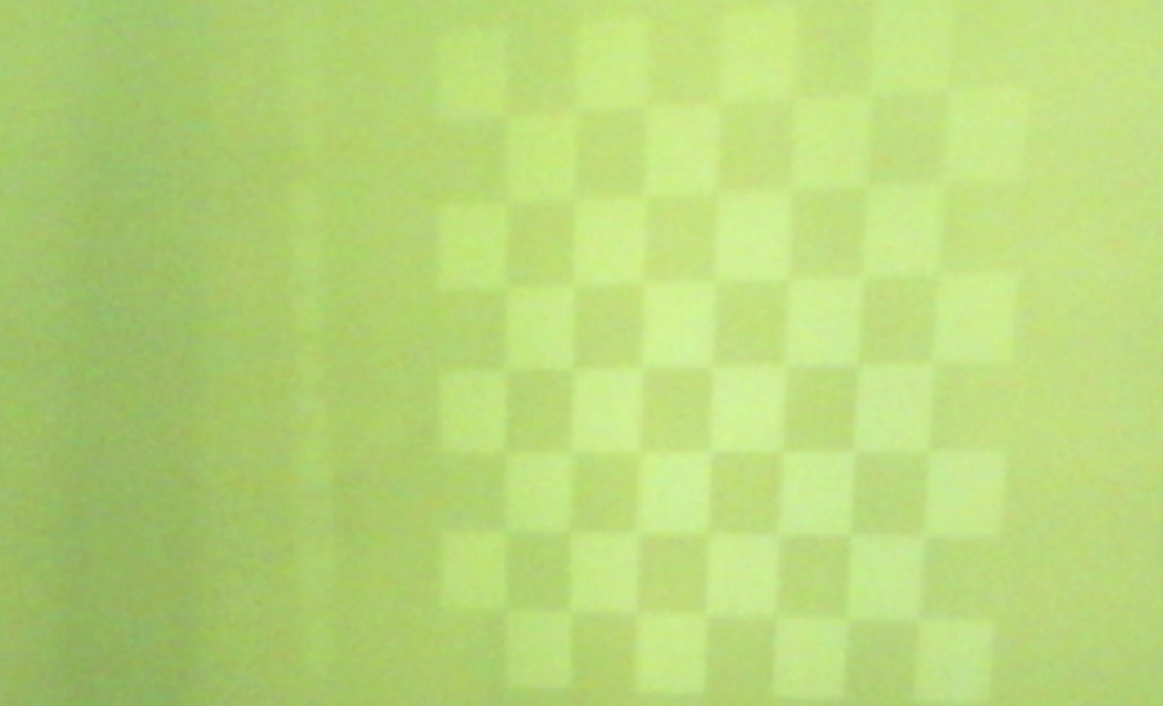
#> input picture data/ghosty_chess.png, 1163 x 706 px
$ python simple_correspond.py
#> lines starting #> are read from the running program, lines starting #| are printed output that depends on the picture; after the words box and inside, x2 and y2 are one past the last pixel; in counts of white or black regions, pixels touching at a corner belong together
import numpy as np
import cv2
import matplotlib.pyplot as plt

def nothing():
    pass

img1 = cv2.imread('./data/ghosty_chess.png',0)
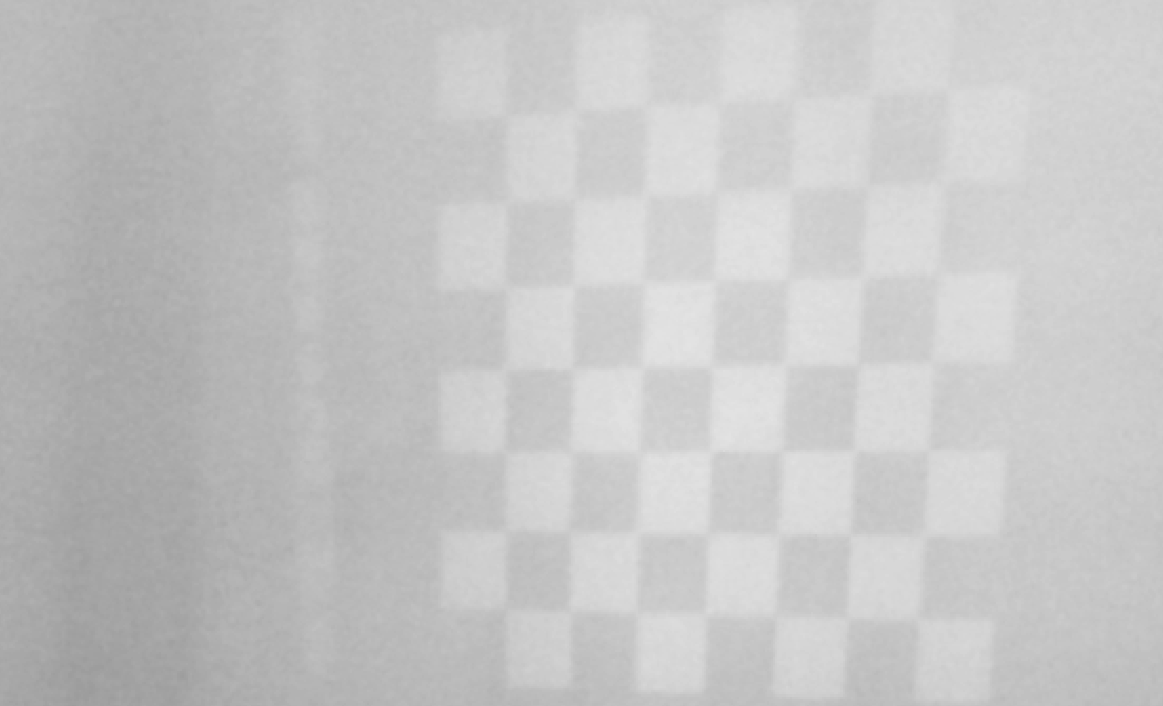
#> img1: shape (706, 1163); min 155, max 227, mean 197.1
img2 = cv2.imread('./data/chessboard.png',0)
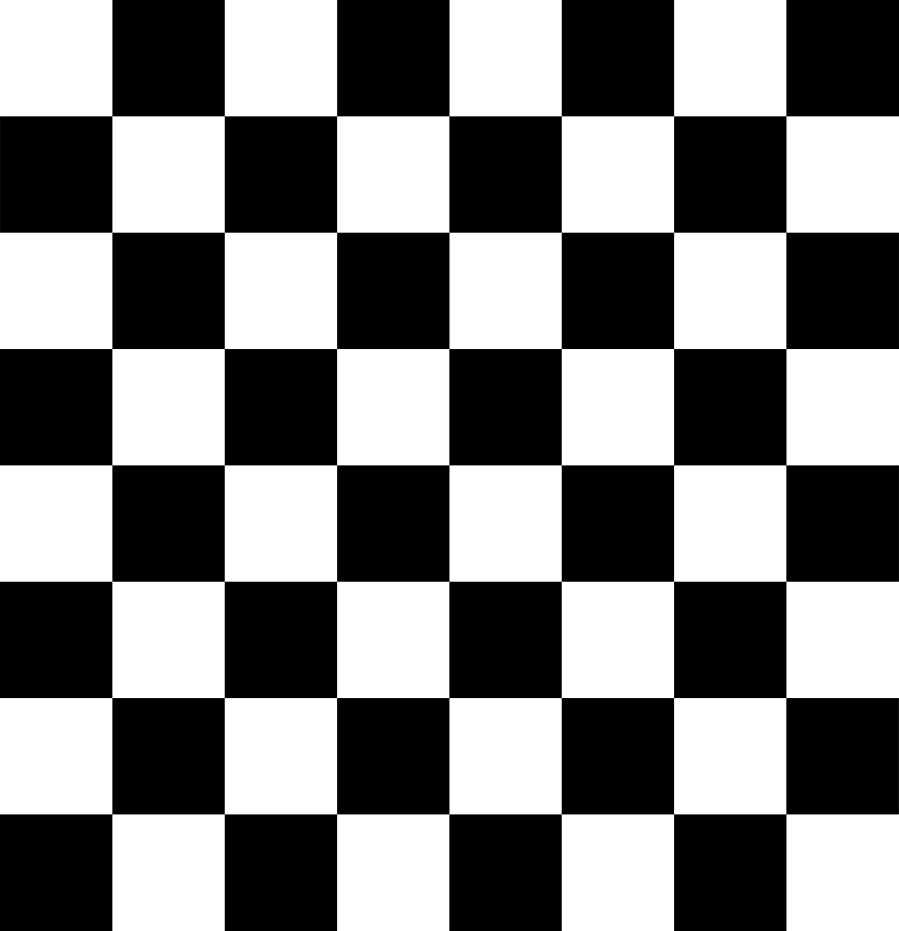
#> input picture data/chessboard.png, 3595 x 3723 px (shown at 1/4 size)
#> img2 is the input picture: shape (3723, 3595); min 0, max 255, mean 127.5

img2 = cv2.resize(img2, (400, 400) )
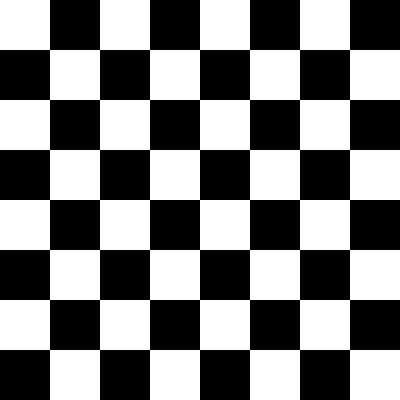
#> img2: shape (400, 400); 50% white; 1 white region, box (x1, y1, x2, y2) and area: (0, 0, 400, 400) 80000

img1 = cv2.equalizeHist(img1)
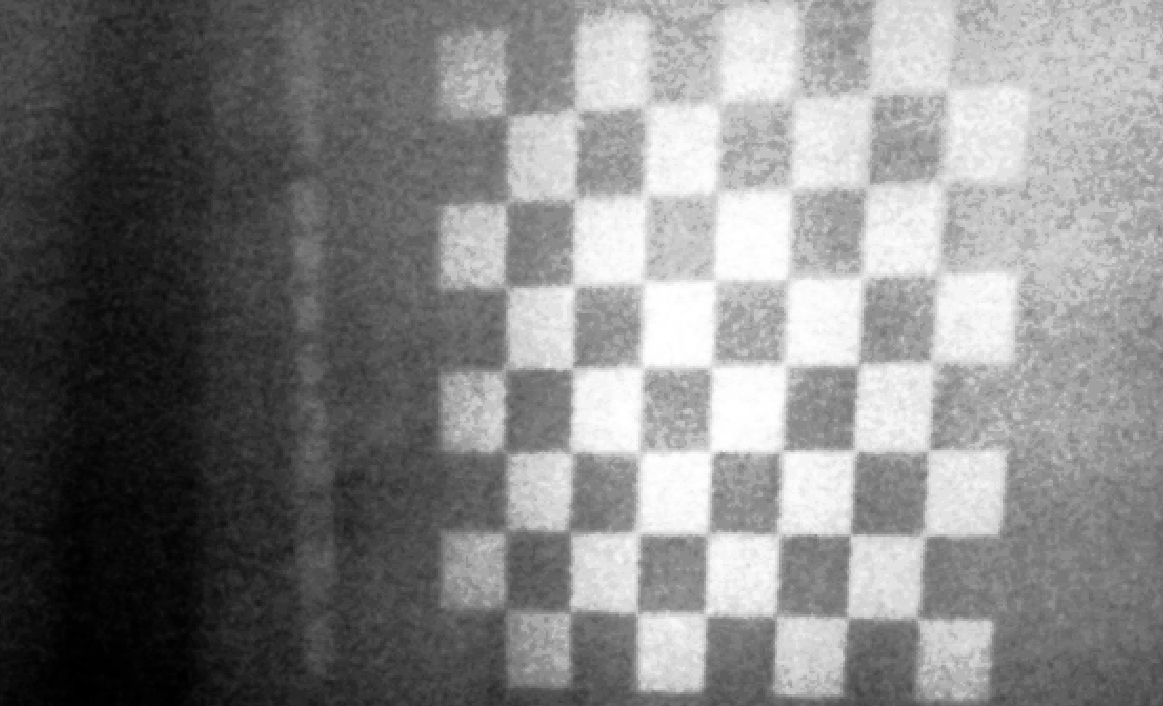
#> img1: shape (706, 1163); min 0, max 255, mean 130.3

# cv2.createTrackbar('R','image',0,255,nothing)

orb = cv2.ORB_create()

kp1, des1 = orb.detectAndCompute(img1,None)
#> kp1 = 500 keypoints; strongest (x, y, size): (856, 527, 111.1), (846, 527, 111.1), (846, 441, 111.1), (566, 373, 111.1)
kp2, des2 = orb.detectAndCompute(img2,None)
#> kp2 = 308 keypoints; strongest (x, y, size): (147, 48, 44.6), (252, 48, 44.6), (48, 147, 44.6), (351, 147, 44.6)

# bf = cv2.BFMatcher(cv2.NORM_HAMMING, crossCheck=True)
#> (the run stopped early here; a loop or call above may not have finished)
